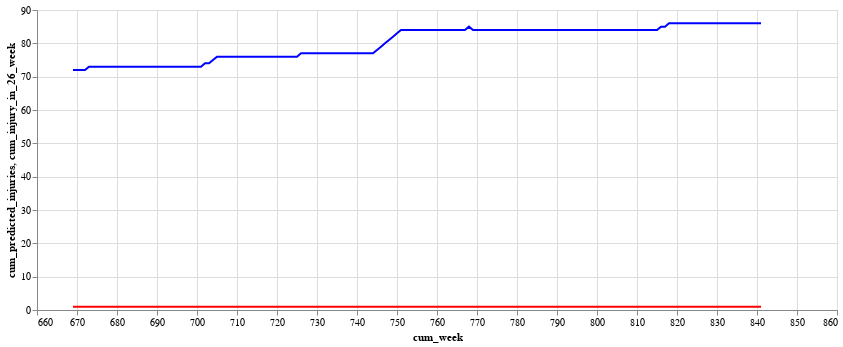

This figure's notebook cell:
### Code cell
base = alt.Chart(df_picked_player).encode(x='cum_week:Q')
chart = alt.layer(base.mark_line(color='red').encode(y='cum_predicted_injuries:Q'), base.mark_line(color='blue'). \
        encode(y='cum_injury_in_26_week:Q')).properties(width=800, height=300)
chart

### Figure 1 — Vega-Lite specification as saved in the notebook (floating-point values rounded to 4 significant figures; data arrays with more than 128 entries replaced by an {"elided": "..."} marker saying what was removed)
{"config": {"view": {"continuousWidth": 400, "continuousHeight": 300}}, "layer": [{"mark": {"type": "line", "color": "red"}, "encoding": {"x": {"type": "quantitative", "field": "cum_week"}, "y": {"type": "quantitative", "field": "cum_predicted_injuries"}}}, {"mark": {"type": "line", "color": "blue"}, "encoding": {"x": {"type": "quantitative", "field": "cum_week"}, "y": {"type": "quantitative", "field": "cum_injury_in_26_week"}}}], "data": {"name": "data-a9747bf166c41100f84fd17fd058399d"}, "height": 300, "width": 800, "$schema": "https://vega.github.io/schema/vega-lite/v4.8.1.json", "datasets": {"data-a9747bf166c41100f84fd17fd058399d": {"elided": "173 records"}}}
